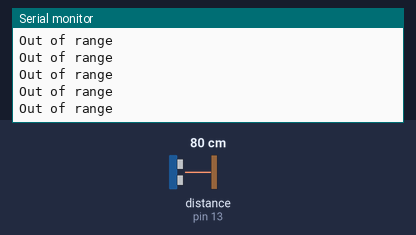
Bench run of a sketch on a simulated Arduino Uno, built with avr-gcc and run on an emulated ATmega328P. On the bench: the last lines printed to the serial monitor. Wiring (inferred from the names in the program): ultrasonic range finder: trigger pin 10; echo pin 13. The inputs (shaded band) are chosen by the test bench; at power-on: distance to the obstacle (sensor on pin 13) 80 cm. The echo pulse lasts 58.3 µs per cm.

Above: at 1.2 s.
1.3 s: distance to the obstacle (sensor on pin 13) set to 4 cm
At 1.44 s:
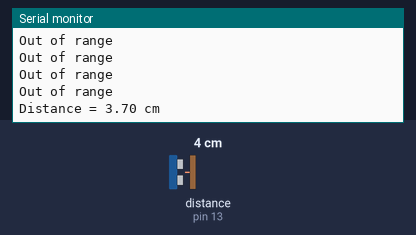
2.9 s: distance to the obstacle (sensor on pin 13) set to 9 cm
At 2.99 s:
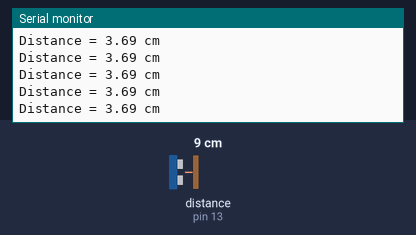
Timing chart, 0 to 5.9 s (numbered marks = the images above; inputs shaded):
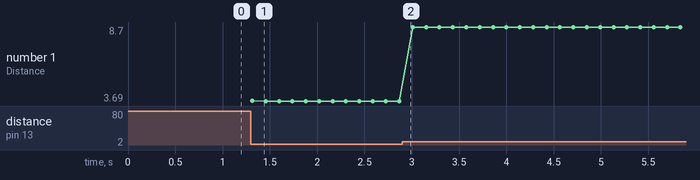

The sketch:

Ultra_sonic.ino
```cpp
/*
HC-SR04 Basic Demonstration
  HC-SR04-Basic-Demo.ino
  Demonstrates functions of HC-SR04 Ultrasonic Range Finder
  Displays results on Serial Monitor

  DroneBot Workshop 2017
  http://dronebotworkshop.com
*/

// This uses Serial Monitor to display Range Finder distance readings

// Hook up HC-SR04 with Trig to Arduino Pin 10, Echo to Arduino pin 13

#define trigPin 10
#define echoPin 13

float duration, distance;
 /*#include <Servo.h>
int pos = 0;
Servo myservo;  // create servo object to control a servo*/
void setup() {
  Serial.begin (115200);
  pinMode(trigPin, OUTPUT);
  pinMode(echoPin, INPUT);
 /*   myservo.attach(9);  // attaches the servo on pin 9 to the servo object
        myservo.write(24.5);*/
}

void loop() {

  // Write a pulse to the HC-SR04 Trigger Pin

  digitalWrite(trigPin, LOW);
  delayMicroseconds(2);
  digitalWrite(trigPin, HIGH);
  delayMicroseconds(10);
  digitalWrite(trigPin, LOW);

  // Measure the response from the HC-SR04 Echo Pin

  duration = pulseIn(echoPin, HIGH);

  // Determine distance from duration
  // Use 343 metres per second as speed of sound

  distance = (duration / 2) * 0.0343;

  // Send results to Serial Monitor


  if (distance >= 40 || distance <= 2) {
     Serial.println("Out of range");
  }
  else {
    Serial.print("Distance = ");
    Serial.print(distance);
    Serial.println(" cm");
    delay(100);
  }
  delay(40);
/*
  for (pos = 0; pos <= 180; pos += 1) { // goes from 0 degrees to 180 degrees
    // in steps of 1 degree
    myservo.write(pos);              // tell servo to go to position in variable 'pos'
    delay(5);                       // waits 15 ms for the servo to reach the position
  }

       // myservo.write(167);              // tell servo to go to position in variable 'pos'
    delay(100);
  for (pos = 180; pos >= 0; pos -= 1) { // goes from 180 degrees to 0 degrees
    myservo.write(pos);              // tell servo to go to position in variable 'pos'
    delay(5);                       // waits 15 ms for the servo to reach the position
  }*/

}
```

Measured:
- after the input at 1.3 s, the serial monitor: prints a new line at once (image 1)
- plotted number 1: 3.69 → 8.7 after the input at 2.9 s
